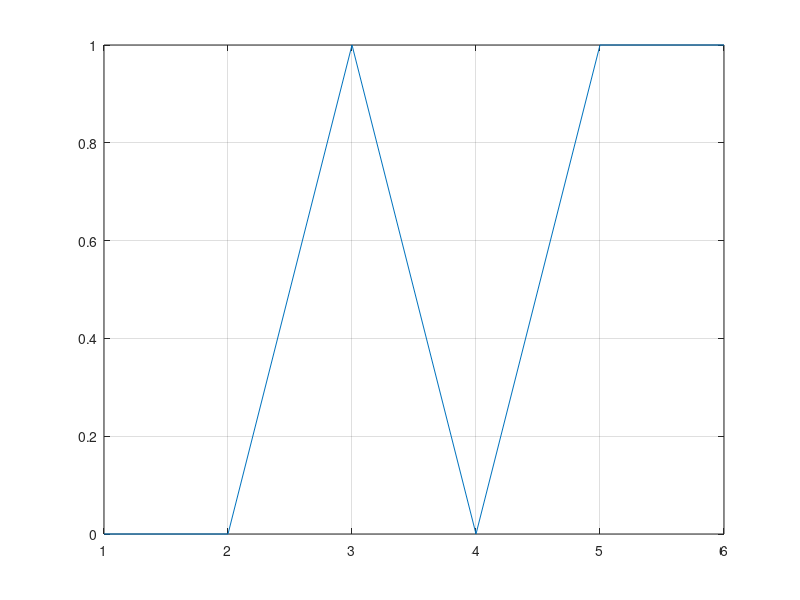
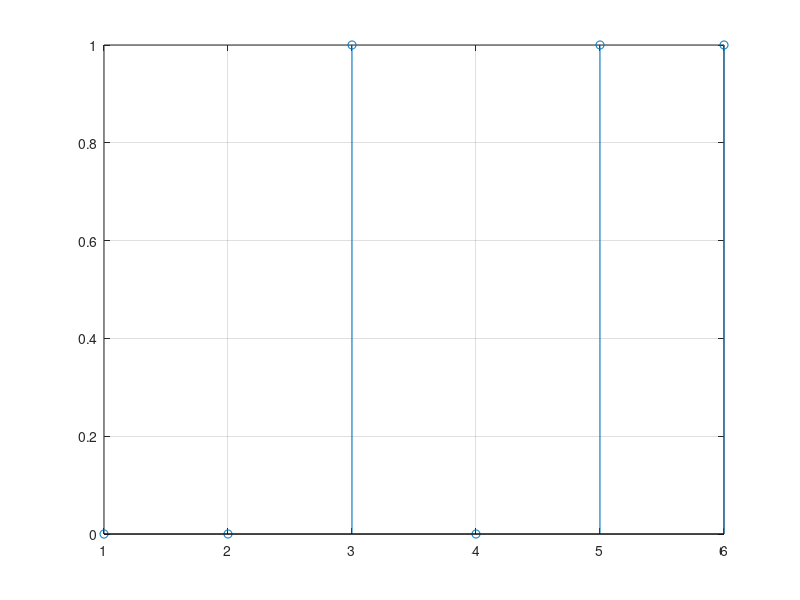

The MATLAB script that drew these images, in order:
F = 0.5 * 12; % numarul de esantioane
a = randi ([0,1], 1, F);
figure(1);
plot(a);
grid;
figure(2);
stem(a);
grid;

